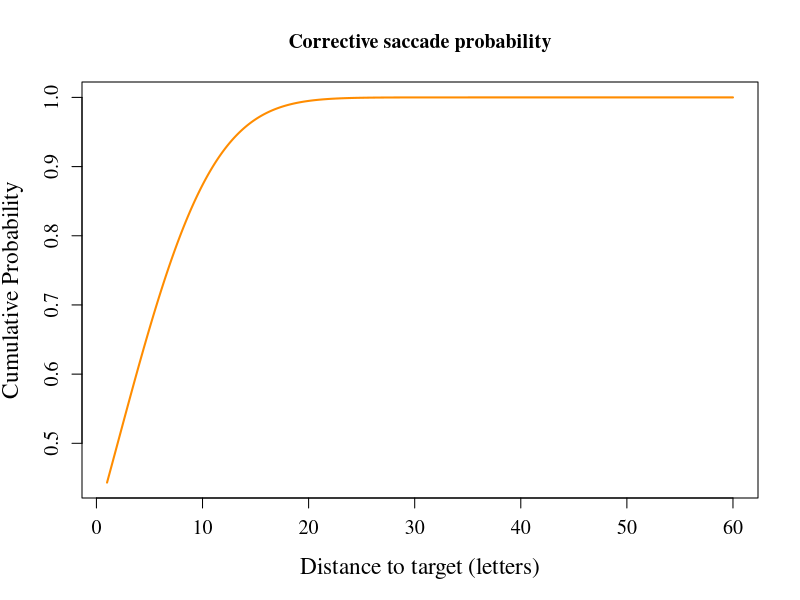

Reproduce this figure in R.

# from https://www.r-bloggers.com/normal-distribution-functions/

set.seed(3000)
xseq<-seq(1, 60,.1)
densities<-dnorm(xseq, 0,1)
cumulative<-pnorm(xseq, 2, 7)
plot(xseq, cumulative, col="darkorange", xlab="Distance to target (letters)", ylab="Cumulative Probability",type="l",
     lwd=2, cex=2, main="Corrective saccade probability",  
     cex.axis=.8, family= 'serif', cex.axis= 1.2, cex.lab=1.4)

